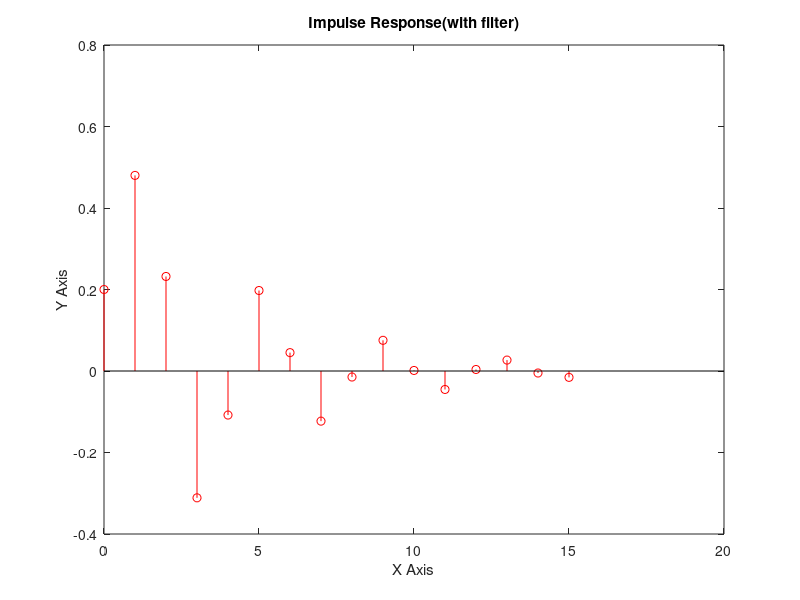
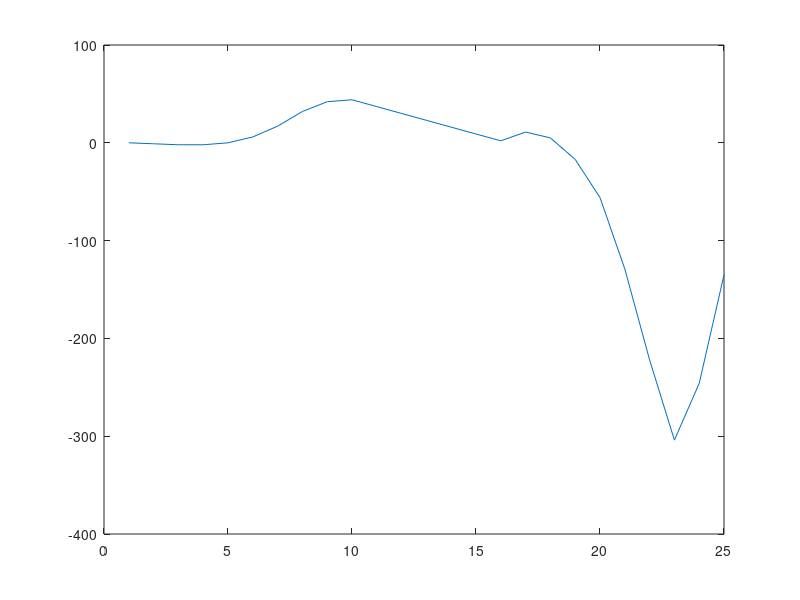
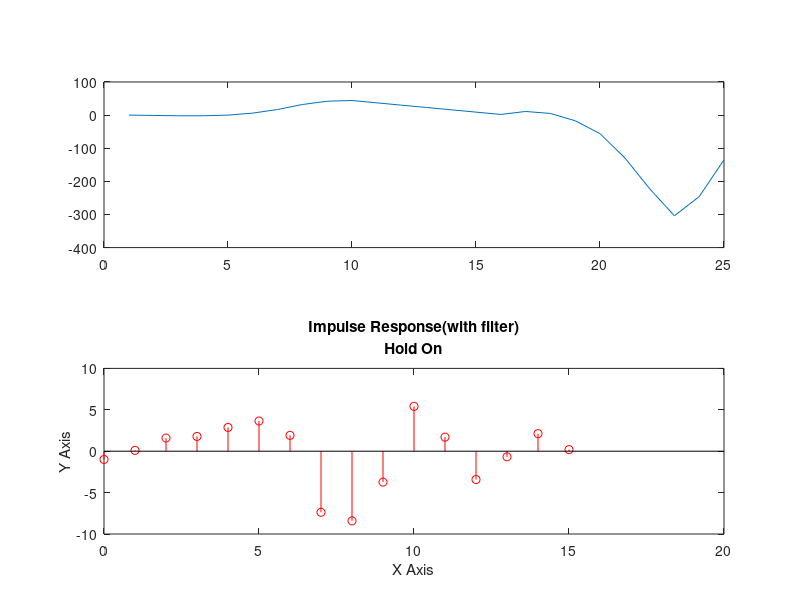
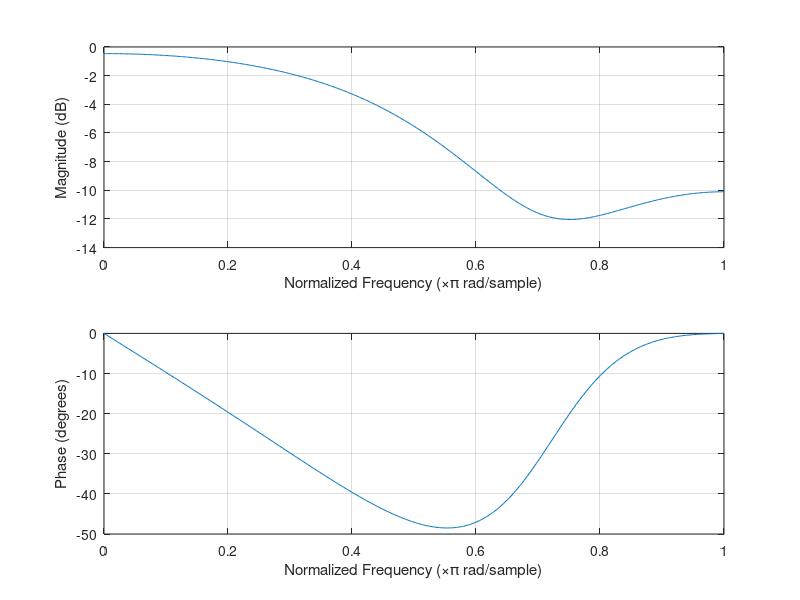

The MATLAB script that drew these images, in order:
clear;  
clc;

%y(n) = 0.2x(n) + 0.5x(n-1) + 0.4x(n-5) - 0.1y(n-2) - 0.6y(n-4)

% Erwtima 1:
%______________________________________________________________________
figure(1)
n=0:15;
d=inline('n==0');
a=[1 0.1 0.6];
b=[0.2 0.5 0.4];
y=filter(b,a,d(n));
stem(n,y,"r")
title("Impulse Response(with filter)")
xlabel("X Axis")
ylabel("Y Axis");


% Erwtima 2:
%______________________________________________________________________


x=[-1, 0, 1, 2, 4, 5, 4, -5, -8, -9];
y=conv(x, n);
figure(2);
title ("Response");                         %Den kserw giati den mou emfanizei ton titlo
plot(y);

figure(3);
subplot(2,1,1);
plot(y);

% Erwtima 3:
%______________________________________________________________________

figure(3);
n=0:15;
d=inline('n==0');
a=[1 0.1 0.6];
b=[-1, 0, 1, 2, 4, 5, 4, -5, -8, -9];
y=filter(b,a,d(n));
hold on;
subplot(2,1,2)
stem(n,y,"r")
title({"Impulse Response(with filter)", "Hold On"})         %Oute edw mou emfanizei ton titlo sto 
xlabel("X Axis")                                            %prwto subplot
ylabel("Y Axis");


% Erwtima 4:
%______________________________________________________________________

a=[1 0.1 0.06];
b=[0.50 0.4 0.2];
figure(4)
title("Aπόκριση συχνότητας")                                %Edw den emfaniei kanenan titlo
freqz(b,a)









